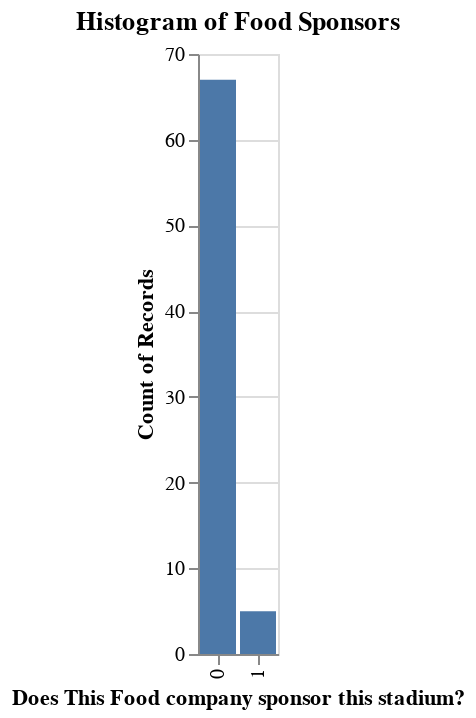

Write notebook code for a chart like this one.
### Code cell
print(value_counts1[6])
charts[6]

### Figure 1 — Vega-Lite specification as saved in the notebook (floating-point values rounded to 4 significant figures)
{"config": {"view": {"continuousWidth": 300, "continuousHeight": 300}}, "data": {"name": "data-1a297a26e22094bd2a1dff3f97fd6ae7"}, "mark": {"type": "bar"}, "encoding": {"x": {"field": "category", "title": "Does This Food company sponsor this stadium?", "type": "nominal"}, "y": {"field": "count", "title": "Count of Records", "type": "quantitative"}}, "title": "Histogram of Food Sponsors", "$schema": "https://vega.github.io/schema/vega-lite/v5.20.1.json", "datasets": {"data-1a297a26e22094bd2a1dff3f97fd6ae7": [{"category": 0, "count": 67}, {"category": 1, "count": 5}]}}
